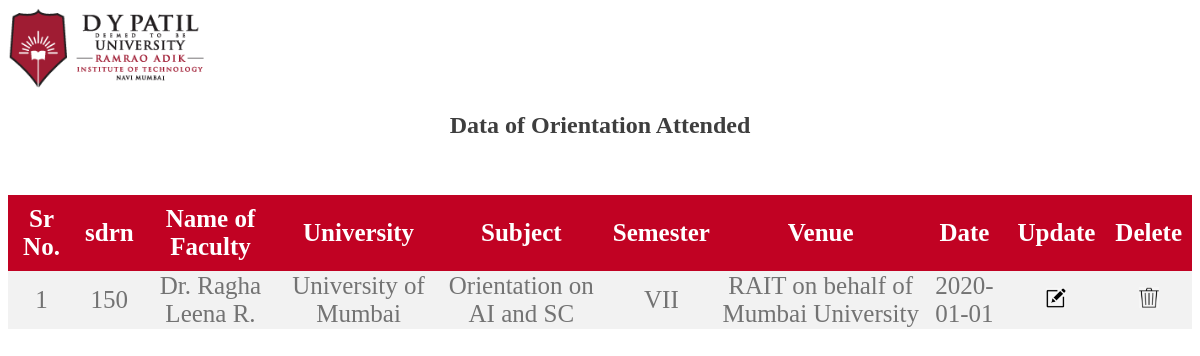
The app's page /modules/FacultyParticipation/faculty/UpDelOrientation.php (signed in) with its own data.
### tables this page shows
CREATE TABLE `orientation` (
  `Srno` int(11) NOT NULL,
  `SDRN` int(10) NOT NULL,
  `Name` varchar(50) NOT NULL,
  `University` varchar(50) NOT NULL,
  `Subject` varchar(50) NOT NULL,
  `Semester` varchar(10) NOT NULL,
  `Venue` varchar(80) NOT NULL,
  `Date` date NOT NULL,
  `uploads` varchar(80) NOT NULL
);

### modules/FacultyParticipation/faculty/session.php (called while the page is built, shortened)
<?php
$user_check = $_SESSION['login_user'];

### modules/FacultyParticipation/faculty/UpDelOrientation.php (the view, shortened to what this page needs)
<!DOCTYPE html>
<html>
<head>
</head>
<body>
<a href="welcome.php"><img src="images/logo.png" style="height:10vh;width:auto"></a>
<h2>Data of Orientation Attended</h2>
<br>
<div class="container">
    <br>
    <table>
        <tr>
           <th>Sr No.</th>
            <th>sdrn</th>
            <th>Name of Faculty</th>
            <th>University</th>
            <th>Subject</th>
            <th>Semester</th>
            <th>Venue</th>
            <th>Date</th>
			<th>Update</th>
			<th>Delete</th>
        </tr>
        <?php
           include('session.php');
			$link = mysqli_connect("localhost", "root", "", "faculty_par");
$sdrn=$user_check;
                $query = " SELECT * FROM orientation WHERE SDRN = '$sdrn' ";
                $query_run = mysqli_query($link,$query);
                $srno=1;
                while($row = mysqli_fetch_array($query_run))
                {
                    echo "<tr>";
                            echo "<td>" . $srno . "</td>";
                            echo "<td>" . $row['SDRN'] . "</td>";
                            echo "<td>" . $row['Name'] . "</td>";
                            echo "<td>" . $row['University'] . "</td>";
                            echo "<td>" . $row['Subject'] . "</td>";
                            echo "<td>" . $row['Semester'] . "</td>";
                            echo "<td>" . $row['Venue'] . "</td>";
                            echo "<td>" . $row['Date'] . "</td>";
							echo "<td>". "<a href=UpdateOrientation1.php?id=".$row['Srno'].">"."<img src='images/edit.png' style='width:20px'>"."</a>". "</td>";
							echo "<td>". "<a href=DeleteOrientation.php?id=".$row['Srno'].">"."<img src='images/delete.png' style='width:20px'>"."</a>". "</td>";
                    echo "</tr>";
                    $srno++;
                }
        ?>
    </table>
</div>
<br>
<br>
</body>
</html>

### modules/FacultyParticipation/faculty/UpDelOrientation.php (style rules this page uses)
table { border-collapse: collapse; width: 100%; color: #737373; font-size: 25px; text-align: center; }
th { padding: 10px; background-color: #C10223; color: white; }
tr:nth-child(even) { background-color: #f2f2f2 }
h2 { text-align: center; font-family: inherit; color: #3e3e3e; }

### records on screen
orientation: SDRN "150", Name "Dr. Ragha Leena R.", University "University of Mumbai", Subject "Orientation on AI and SC", Semester "VII", Venue "RAIT on behalf of Mumbai University", Date "2020-01-01"
